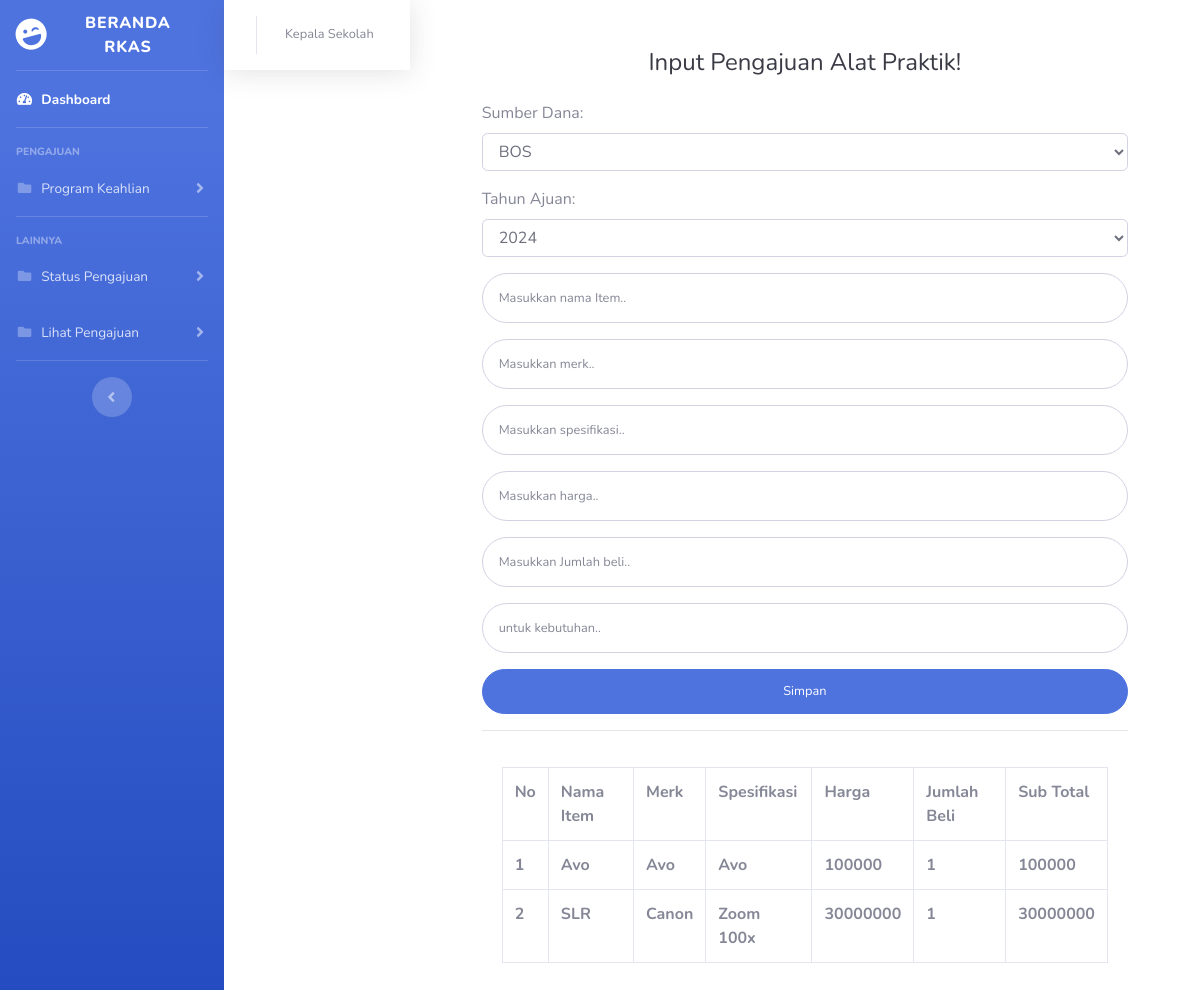
The page /rkas/alat_praktikjurusan.php?id=12300945 on the database as committed earlier.
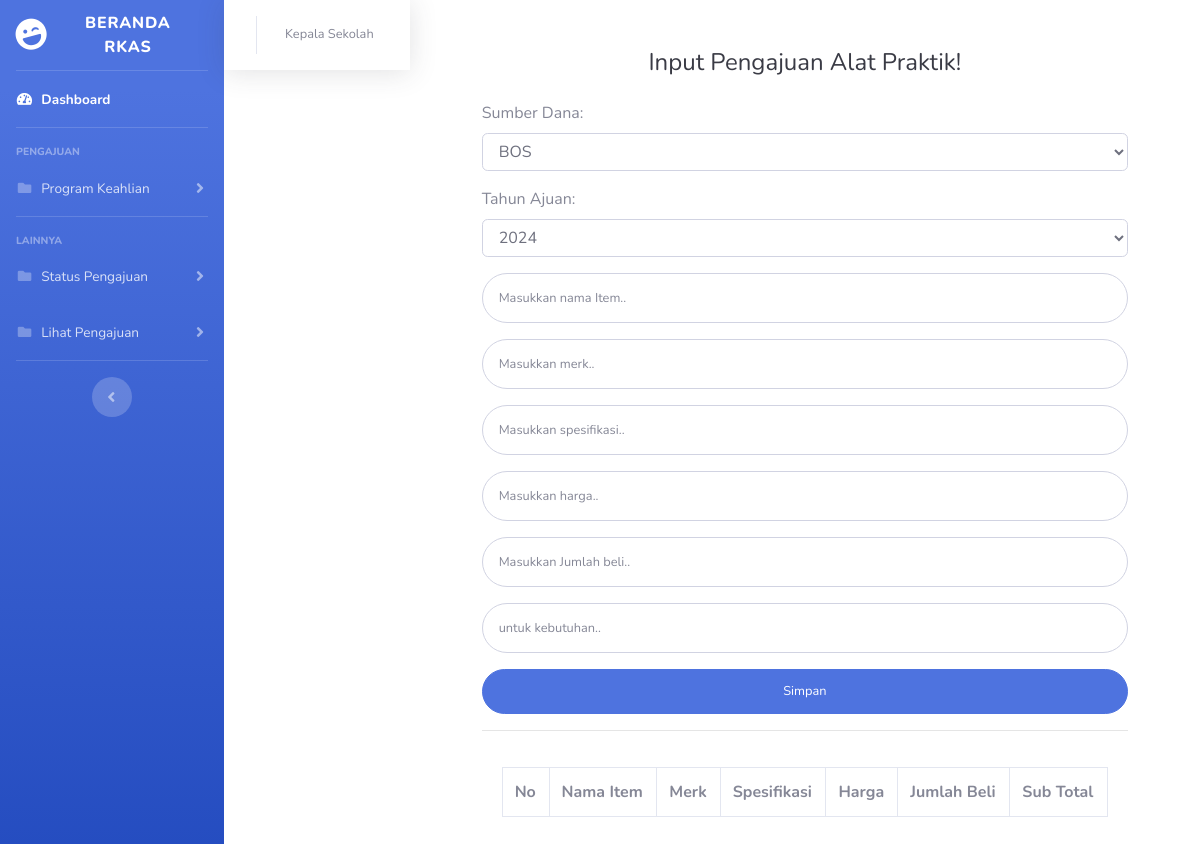
The same page on the database as committed later.
### tables this page shows
CREATE TABLE `tb_user` (
  `id_user` int(10) NOT NULL,
  `nama_user` varchar(60) NOT NULL,
  `nama` char(100) NOT NULL,
  `password` varchar(100) NOT NULL,
  `id_bagian` int(4) NOT NULL,
  `status` varchar(30) NOT NULL
);

CREATE TABLE `tb_alat` (
  `id_alat` int(11) NOT NULL,
  `sumber_dana` varchar(10) NOT NULL,
  `tahun_ajuan` int(4) NOT NULL,
  `item` varchar(50) NOT NULL,
  `merk` varchar(50) NOT NULL,
  `spesifikasi` varchar(50) NOT NULL,
  `harga` int(10) NOT NULL,
  `qty` int(20) NOT NULL,
  `kebutuhan_untuk` text NOT NULL,
  `jurusan` char(50) NOT NULL,
  `status` varchar(50) NOT NULL
);

### rkas/alat_praktikjurusan.php (the view, shortened to what this page needs)
<?php
include "koneksi.php";
$id = $_GET['id'];
$sql1 = mysqli_query($conn, "SELECT * FROM tb_user WHERE id_user='$id'");
$id = $_GET['id'];
if ($id == 356758684) {
    $jurusan =  'Mekatronika';
    $profil = '<img class="img-profile rounded-circle" src="img/logomeka.png">';
}
elseif ($id == 287839666) {
    $jurusan =  'PPLG';
    $profil = '<img class="img-profile rounded-circle" src="img/logorpl.png">';
}
elseif ($id == 499308321) {
    $jurusan =  'Kimia';
    $profil = '<img class="img-profile rounded-circle" src="img/logokimia.png">';
}
elseif ($id == 257802071) {
    $jurusan =  'Animasi';
    $profil = '<img class="img-profile rounded-circle" src="img/logoanimasi.png">';
}
elseif ($id == 6083232) {
    $jurusan =  'DKV';
    $profil = '<img class="img-profile rounded-circle" src="img/logodkv.png">';
}
elseif ($id == 899055276) {
    $jurusan =  'Pemesinan';
    $profil = '<img class="img-profile rounded-circle" src="img/logomesin.png">';
}$sql = mysqli_query($conn, "SELECT * FROM tb_alat WHERE jurusan = '$jurusan'");
?>
<!DOCTYPE html>
<html lang="en">
<head>
    <link href="vendor/fontawesome-free/css/all.min.css" rel="stylesheet" type="text/css">
    <link href="css/sb-admin-2.css" rel="stylesheet">
</head>
<body id="page-top">
    <div id="wrapper">
        <ul class="navbar-nav bg-gradient-primary sidebar sidebar-dark accordion" id="accordionSidebar">
            <a class="sidebar-brand d-flex align-items-center justify-content-center" href="homejurusan.php?id=<?= $id ?>">
                <div class="sidebar-brand-icon rotate-n-15">
                    <i class="fas fa-laugh-wink"></i>
                </div>
                <div class="sidebar-brand-text mx-3">Beranda RKAS </div>
            </a>
            <hr class="sidebar-divider my-0">
            <li class="nav-item active">
                <a class="nav-link" href="homejurusan.php?id=<?= $id ?>">
                    <i class="fas fa-fw fa-tachometer-alt"></i>
                    <span>Dashboard</span></a>
            </li>
            <hr class="sidebar-divider">
            <div class="sidebar-heading">
                PENGAJUAN
            </div>
            <li class="nav-item">
                <a class="nav-link collapsed" href="#" data-toggle="collapse" data-target="#collapseUtilities"
                    aria-expanded="true" aria-controls="collapseUtilities">
                    <i class="fas fa-fw fa-folder"></i>
                    <span>Program Keahlian</span>
                </a>
            </li>
            <hr class="sidebar-divider">
            <div class="sidebar-heading">
                Lainnya
            </div>
            <li class="nav-item">
                <a class="nav-link collapsed" href="#" data-toggle="collapse" data-target="#status"
                    aria-expanded="true" aria-controls="collapsePages">
                    <i class="fas fa-fw fa-folder"></i>
                    <span>Status Pengajuan</span>
                </a>
            </li>
            <li class="nav-item">
                <a class="nav-link collapsed" href="#" data-toggle="collapse" data-target="#lihat"
                    aria-expanded="true" aria-controls="collapsePages">
                    <i class="fas fa-fw fa-folder"></i>
                    <span>Lihat Pengajuan</span>
                </a>
            </li>
            <hr class="sidebar-divider d-none d-md-block">
            <div class="text-center d-none d-md-inline">
                <button class="rounded-circle border-0" id="sidebarToggle"></button>
            </div>
        </ul>
        <nav class="navbar navbar-expand navbar-light bg-white topbar mb-4 static-top shadow">
                    <ul class="navbar-nav ml-auto">
                        <li class="nav-item dropdown no-arrow">
                            <a class="nav-link dropdown-toggle" href="#" id="userDropdown" role="button"
                                data-toggle="dropdown" aria-haspopup="true" aria-expanded="false">
                                <span class="mr-2 d-none d-lg-inline text-gray-600 small"><?php foreach ($sql1 as $row) :
                                echo $row['nama'];
                                    endforeach;
                                    ?></span>
                            </a>
                        </li>
                    </ul>
                </nav>
        <div class="container">
        <div class="p-5">
                            <div class="text-center">
                                <h1 class="h4 text-gray-900 mb-4">Input Pengajuan Alat Praktik!</h1>
                            </div>
                            <form class="user" action="prosesalatpraktik.php?id=<?= $id ?>" method="POST">
                                <div class="form-group">
                                    <label for="sumber_dana">Sumber Dana:</label>
                                    <select class="form-control" id="sumber_dana" name="sumber_dana">
                                        <option value="BOS">BOS</option>
                                    </select>
                                </div>
                                <div class="form-group">
                                    <label for="tahun_ajuan">Tahun Ajuan:</label>
                                    <select class="form-control" id="tahun_ajuan" name="tahun_ajuan">
                                        <option value="2024">2024</option>
                                    </select>
                                </div>
                                <div class="form-group">
                                    <input type="text" class="form-control form-control-user" id="nama_item" name="nama_item"
                                        placeholder="Masukkan nama Item..">
                                </div>
                                <div class="form-group">
                                    <input type="text" class="form-control form-control-user" id="merk" name="merk"
                                        placeholder="Masukkan merk..">
                                </div>
                                <div class="form-group">
                                    <input type="text" class="form-control form-control-user" id="spesifikasi" name="spesifikasi"
                                        placeholder="Masukkan spesifikasi..">
                                </div>
                                <div class="form-group">
                                    <input type="number" class="form-control form-control-user" id="harga" name="harga"
                                        placeholder="Masukkan harga..">
                                </div>
                                <div class="form-group">
                                    <input type="number" class="form-control form-control-user" id="qty" name="qty"
                                        placeholder="Masukkan Jumlah beli..">
                                </div>
                                <div class="form-group">
                                    <input type="text" class="form-control form-control-user" id="kebutuhan" name="kebutuhan"
                                        placeholder="untuk kebutuhan..">
                                </div>
                                <a href="alat_bahan.php"><input type="submit" name="simpan" value="Simpan" style="width:100%;" class="btn btn-primary btn-user btn-block">
                                </a>
                                <hr>
                            </form>
                            <div class="card-body">
                        <div class="table-responsive">
                                <table class="table table-bordered" id="dataTable" width="100%" cellspacing="0">
                                <tr>
                                            <th>No</th>
                                            <th>Nama Item</th>
                                            <th>Merk</th>
                                            <th>Spesifikasi</th>
                                            <th>Harga</th>
                                            <th>Jumlah Beli</th>
                                            <th>Sub Total</th>
                                    </tr>
                                    <?php $no = 0;?>
                                    <?php foreach ($sql as $row) : ?>
                                    <tr>
                                    <th><?php $no += 1; echo $no;?></th>
                                    <th><?= $row["item"];?></th>
                                    <th><?= $row["merk"];?></th>
                                    <th><?= $row["spesifikasi"];?></th>
                                    <th><?= $row["harga"];?></th>
                                    <th><?= $row["qty"];?></th>
                                    <th><?= $subtotal = $row["harga"] * $row["qty"];?></th>
                                    </tr>
                                    <?php endforeach;
                                ?>
                                </table>
                        </div>
</body>
</html>

Rows that differ between the two databases and show on the page:
removed tb_alat: item "Avo", merk "Avo", spesifikasi "Avo", harga "100000", qty "1", $subtotal=$row['harga']*$row['qty'] "100000"
removed tb_alat: item "SLR", merk "Canon", spesifikasi "Zoom 100x", harga "30000000", qty "1", $subtotal=$row['harga']*$row['qty'] "30000000"
